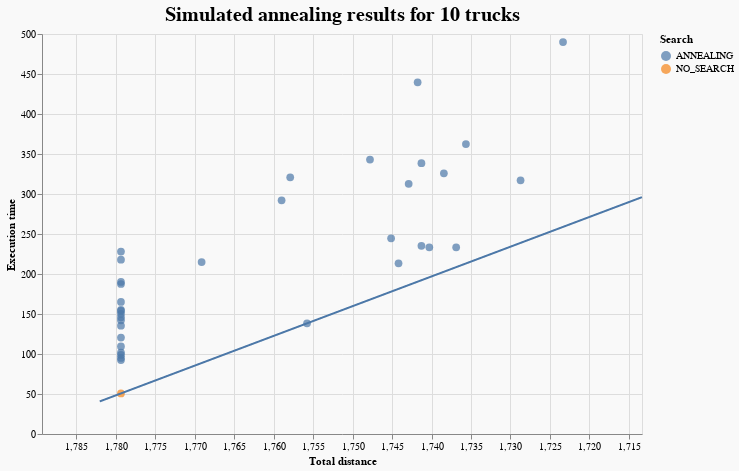

Write notebook code for a chart like this one.
### Code cell
plot_results(annealing_greedy_10, annealing_tooltips, "Simulated annealing results for 10 trucks").properties(
    width=600, height=400, background="#F9F9F9"
)

### Figure 1 — Vega-Lite specification as saved in the notebook (floating-point values rounded to 4 significant figures; data arrays with more than 128 entries replaced by an {"elided": "..."} marker saying what was removed)
{"config": {"view": {"continuousWidth": 400, "continuousHeight": 300}}, "layer": [{"data": {"name": "data-800f5e22f729728c0d7b63e52256cdc0"}, "mark": {"type": "circle", "size": 60}, "encoding": {"color": {"field": "search", "title": "Search", "type": "nominal"}, "tooltip": [{"field": "heuristic", "title": "Heuristic", "type": "nominal"}, {"field": "search", "title": "Search", "type": "nominal"}, {"field": "base_solution", "title": "Base solution", "type": "nominal"}, {"field": "iterations", "title": "Iterations", "type": "quantitative"}, {"field": "TotalDistance", "title": "Total distance", "type": "quantitative"}, {"field": "execution_time", "title": "Execution time", "type": "quantitative"}, {"field": "temp_coef", "title": "Temp coef", "type": "quantitative"}], "x": {"field": "TotalDistance", "scale": {"domain": [1789.0, 1713.0]}, "title": "Total distance", "type": "quantitative"}, "y": {"field": "execution_time", "scale": {"domain": [40.74, 499.9]}, "title": "Execution time", "type": "quantitative"}}, "title": {"text": "Simulated annealing results for 10 trucks", "anchor": "middle", "fontSize": 20}}, {"data": {"name": "data-69557a8f42ca738e7033e98c5b5f9d48"}, "mark": "line", "encoding": {"x": {"field": "x", "scale": {"domain": [1789.0, 1713.0]}, "type": "quantitative"}, "y": {"field": "y", "type": "quantitative"}}}], "background": "#F9F9F9", "height": 400, "width": 600, "$schema": "https://vega.github.io/schema/vega-lite/v4.17.0.json", "datasets": {"data-800f5e22f729728c0d7b63e52256cdc0": [{"Unnamed: 0": 1, "base_solution": "SIMPLE_GREEDY", "heuristic": "MOVE_IN_EXPORTATION", "search": "ANNEALING", "iterations": 5000.0, "temp_coef": 1e-05, "population_size": null, "mutation_probability": null, "tabu_queue_coef": null, "swap_any_to_generate": null, "TotalDistance": 1741.0, "TotalTime": 12.86, "UnusedTrucksCount": 0, "OrphansCount": 0, "execution_time": 338.5, "TotalFuel": 435.3, "TrucksCount": 10, "Relation": 0.1322}, {"Unnamed: 0": 8, "base_solution": "SIMPLE_GREEDY", "heuristic": "ANY_MOVE_EXPORTATION", "search": "ANNEALING", "iterations": 5000.0, "temp_coef": 0.0001, "population_size": null, "mutation_probability": null, "tabu_queue_coef": null, "swap_any_to_generate": null, "TotalDistance": 1742.0, "TotalTime": 12.73, "UnusedTrucksCount": 0, "OrphansCount": 0, "execution_time": 439.6, "TotalFuel": 435.4, "TrucksCount": 10, "Relation": 0.09662}, {"Unnamed: 0": 13, "base_solution": "SIMPLE_GREEDY", "heuristic": "ANY_EXPORTATION_TIME1", "search": "ANNEALING", "iterations": 3000.0, "temp_coef": 1e-05, "population_size": null, "mutation_probability": null, "tabu_queue_coef": null, "swap_any_to_generate": null, "TotalDistance": 1779.0, "TotalTime": 13.23, "UnusedTrucksCount": 0, "OrphansCount": 0, "execution_time": 98.84, "TotalFuel": 444.8, "TrucksCount": 10, "Relation": 0.0}, {"Unnamed: 0": 14, "base_solution": "SIMPLE_GREEDY", "heuristic": "ANY_EXPORTATION_TIME1", "search": "ANNEALING", "iterations": 5000.0, "temp_coef": 0.0001, "population_size": null, "mutation_probability": null, "tabu_queue_coef": null, "swap_any_to_generate": null, "TotalDistance": 1779.0, "TotalTime": 13.23, "UnusedTrucksCount": 0, "OrphansCount": 0, "execution_time": 190.1, "TotalFuel": 444.8, "TrucksCount": 10, "Relation": 0.0}, {"Unnamed: 0": 22, "base_solution": "SIMPLE_GREEDY", "heuristic": "ANY_MOVE_EXPORTATION_FIXED2", "search": "ANNEALING", "iterations": 3000.0, "temp_coef": 1e-05, "population_size": null, "mutation_probability": null, "tabu_queue_coef": null, "swap_any_to_generate": null, "TotalDistance": 1779.0, "TotalTime": 13.23, "UnusedTrucksCount": 0, "OrphansCount": 0, "execution_time": 120.6, "TotalFuel": 444.8, "TrucksCount": 10, "Relation": 0.0}, {"Unnamed: 0": 48, "base_solution": "SIMPLE_GREEDY", "heuristic": "MOVE_IN_EXPORTATION", "search": "ANNEALING", "iterations": 3000.0, "temp_coef": 0.0001, "population_size": null, "mutation_probability": null, "tabu_queue_coef": null, "swap_any_to_generate": null, "TotalDistance": 1744.0, "TotalTime": 12.88, "UnusedTrucksCount": 0, "OrphansCount": 0, "execution_time": 213.4, "TotalFuel": 436.0, "TrucksCount": 10, "Relation": 0.2161}, {"Unnamed: 0": 50, "base_solution": "SIMPLE_GREEDY", "heuristic": "ANY_EXPORTATION_PROB1", "search": "ANNEALING", "iterations": 3000.0, "temp_coef": 0.0001, "population_size": null, "mutation_probability": null, "tabu_queue_coef": null, "swap_any_to_generate": null, "TotalDistance": 1779.0, "TotalTime": 13.23, "UnusedTrucksCount": 0, "OrphansCount": 0, "execution_time": 145.9, "TotalFuel": 444.8, "TrucksCount": 10, "Relation": 0.0}, {"Unnamed: 0": 52, "base_solution": "SIMPLE_GREEDY", "heuristic": "ANY_EXPORTATION_TIME1", "search": "ANNEALING", "iterations": 5000.0, "temp_coef": 1e-05, "population_size": null, "mutation_probability": null, "tabu_queue_coef": null, "swap_any_to_generate": null, "TotalDistance": 1779.0, "TotalTime": 13.23, "UnusedTrucksCount": 0, "OrphansCount": 0, "execution_time": 95.03, "TotalFuel": 444.8, "TrucksCount": 10, "Relation": 0.0}, {"Unnamed: 0": 53, "base_solution": "SIMPLE_GREEDY", "heuristic": "ANY_MOVE_EXPORTATION", "search": "ANNEALING", "iterations": 3000.0, "temp_coef": 0.0001, "population_size": null, "mutation_probability": null, "tabu_queue_coef": null, "swap_any_to_generate": null, "TotalDistance": 1759.0, "TotalTime": 12.76, "UnusedTrucksCount": 0, "OrphansCount": 0, "execution_time": 292.1, "TotalFuel": 439.7, "TrucksCount": 10, "Relation": 0.08426}, {"Unnamed: 0": 64, "base_solution": "SIMPLE_GREEDY", "heuristic": "ANY_EXPORTATION", "search": "ANNEALING", "iterations": 3000.0, "temp_coef": 0.0001, "population_size": null, "mutation_probability": null, "tabu_queue_coef": null, "swap_any_to_generate": null, "TotalDistance": 1769.0, "TotalTime": 13.05, "UnusedTrucksCount": 0, "OrphansCount": 0, "execution_time": 214.9, "TotalFuel": 442.3, "TrucksCount": 10, "Relation": 0.06223}, {"Unnamed: 0": 77, "base_solution": "SIMPLE_GREEDY", "heuristic": "REMOVE_LOOPS_MOVE_EXPORTATION", "search": "ANNEALING", "iterations": 5000.0, "temp_coef": 1e-05, "population_size": null, "mutation_probability": null, "tabu_queue_coef": null, "swap_any_to_generate": null, "TotalDistance": 1736.0, "TotalTime": 12.84, "UnusedTrucksCount": 0, "OrphansCount": 0, "execution_time": 362.4, "TotalFuel": 433.9, "TrucksCount": 10, "Relation": 0.1402}, {"Unnamed: 0": 83, "base_solution": "SIMPLE_GREEDY", "heuristic": "ANY_MOVE_SWAP", "search": "ANNEALING", "iterations": 5000.0, "temp_coef": 1e-05, "population_size": null, "mutation_probability": null, "tabu_queue_coef": null, "swap_any_to_generate": null, "TotalDistance": 1779.0, "TotalTime": 13.23, "UnusedTrucksCount": 0, "OrphansCount": 0, "execution_time": 135.4, "TotalFuel": 444.8, "TrucksCount": 10, "Relation": 0.0}, {"Unnamed: 0": 89, "base_solution": "SIMPLE_GREEDY", "heuristic": "ANY_MOVE_EXPORTATION", "search": "ANNEALING", "iterations": 5000.0, "temp_coef": 1e-05, "population_size": null, "mutation_probability": null, "tabu_queue_coef": null, "swap_any_to_generate": null, "TotalDistance": 1723.0, "TotalTime": 12.72, "UnusedTrucksCount": 0, "OrphansCount": 0, "execution_time": 489.9, "TotalFuel": 430.8, "TrucksCount": 10, "Relation": 0.1275}, {"Unnamed: 0": 100, "base_solution": "SIMPLE_GREEDY", "heuristic": "ANY_MOVE_EXPORTATION_FIXED2", "search": "ANNEALING", "iterations": 3000.0, "temp_coef": 0.0001, "population_size": null, "mutation_probability": null, "tabu_queue_coef": null, "swap_any_to_generate": null, "TotalDistance": 1779.0, "TotalTime": 13.23, "UnusedTrucksCount": 0, "OrphansCount": 0, "execution_time": 165.1, "TotalFuel": 444.8, "TrucksCount": 10, "Relation": 0.0}, {"Unnamed: 0": 134, "base_solution": "SIMPLE_GREEDY", "heuristic": "ANY_MOVE_EXPORTATION_FIXED2", "search": "ANNEALING", "iterations": 5000.0, "temp_coef": 0.0001, "population_size": null, "mutation_probability": null, "tabu_queue_coef": null, "swap_any_to_generate": null, "TotalDistance": 1779.0, "TotalTime": 13.23, "UnusedTrucksCount": 0, "OrphansCount": 0, "execution_time": 228.1, "TotalFuel": 444.8, "TrucksCount": 10, "Relation": 0.0}, {"Unnamed: 0": 143, "base_solution": "SIMPLE_GREEDY", "heuristic": "REMOVE_LOOPS_MOVE_EXPORTATION", "search": "ANNEALING", "iterations": 5000.0, "temp_coef": 0.0001, "population_size": null, "mutation_probability": null, "tabu_queue_coef": null, "swap_any_to_generate": null, "TotalDistance": 1738.0, "TotalTime": 12.86, "UnusedTrucksCount": 0, "OrphansCount": 0, "execution_time": 325.9, "TotalFuel": 434.6, "TrucksCount": 10, "Relation": 0.1486}, {"Unnamed: 0": 152, "base_solution": "SIMPLE_GREEDY", "heuristic": "ANY_MOVE_EXPORTATION", "search": "ANNEALING", "iterations": 3000.0, "temp_coef": 1e-05, "population_size": null, "mutation_probability": null, "tabu_queue_coef": null, "swap_any_to_generate": null, "TotalDistance": 1729.0, "TotalTime": 12.75, "UnusedTrucksCount": 0, "OrphansCount": 0, "execution_time": 317.0, "TotalFuel": 432.2, "TrucksCount": 10, "Relation": 0.19}, {"Unnamed: 0": 155, "base_solution": "SIMPLE_GREEDY", "heuristic": "REMOVE_LOOPS_SWAP_ANY_EXPORTATION", "search": "ANNEALING", "iterations": 3000.0, "temp_coef": 1e-05, "population_size": null, "mutation_probability": null, "tabu_queue_coef": null, "swap_any_to_generate": null, "TotalDistance": 1779.0, "TotalTime": 13.23, "UnusedTrucksCount": 0, "OrphansCount": 0, "execution_time": 92.43, "TotalFuel": 444.8, "TrucksCount": 10, "Relation": 0.0}, {"Unnamed: 0": 158, "base_solution": "SIMPLE_GREEDY", "heuristic": "ANY_EXPORTATION_PROB1", "search": "ANNEALING", "iterations": 3000.0, "temp_coef": 1e-05, "population_size": null, "mutation_probability": null, "tabu_queue_coef": null, "swap_any_to_generate": null, "TotalDistance": 1779.0, "TotalTime": 13.23, "UnusedTrucksCount": 0, "OrphansCount": 0, "execution_time": 109.5, "TotalFuel": 444.8, "TrucksCount": 10, "Relation": 0.0}, {"Unnamed: 0": 194, "base_solution": "SIMPLE_GREEDY", "heuristic": "ANY_EXPORTATION", "search": "ANNEALING", "iterations": 5000.0, "temp_coef": 0.0001, "population_size": null, "mutation_probability": null, "tabu_queue_coef": null, "swap_any_to_generate": null, "TotalDistance": 1758.0, "TotalTime": 12.9, "UnusedTrucksCount": 0, "OrphansCount": 0, "execution_time": 320.9, "TotalFuel": 439.5, "TrucksCount": 10, "Relation": 0.07934}, {"Unnamed: 0": 195, "base_solution": "SIMPLE_GREEDY", "heuristic": "REMOVE_LOOPS_SWAP_ANY_EXPORTATION", "search": "ANNEALING", "iterations": 5000.0, "temp_coef": 1e-05, "population_size": null, "mutation_probability": null, "tabu_queue_coef": null, "swap_any_to_generate": null, "TotalDistance": 1756.0, "TotalTime": 13.01, "UnusedTrucksCount": 0, "OrphansCount": 0, "execution_time": 138.3, "TotalFuel": 438.9, "TrucksCount": 10, "Relation": 0.269}, {"Unnamed: 0": 206, "base_solution": "SIMPLE_GREEDY", "heuristic": "REMOVE_LOOPS_MOVE_EXPORTATION", "search": "ANNEALING", "iterations": 3000.0, "temp_coef": 0.0001, "population_size": null, "mutation_probability": null, "tabu_queue_coef": null, "swap_any_to_generate": null, "TotalDistance": 1740.0, "TotalTime": 12.91, "UnusedTrucksCount": 0, "OrphansCount": 0, "execution_time": 233.3, "TotalFuel": 435.1, "TrucksCount": 10, "Relation": 0.2139}, {"Unnamed: 0": 224, "base_solution": "SIMPLE_GREEDY", "heuristic": "ANY_EXPORTATION_TIME1", "search": "ANNEALING", "iterations": 3000.0, "temp_coef": 0.0001, "population_size": null, "mutation_probability": null, "tabu_queue_coef": null, "swap_any_to_generate": null, "TotalDistance": 1779.0, "TotalTime": 13.23, "UnusedTrucksCount": 0, "OrphansCount": 0, "execution_time": 142.1, "TotalFuel": 444.8, "TrucksCount": 10, "Relation": 0.0}, {"Unnamed: 0": 229, "base_solution": "SIMPLE_GREEDY", "heuristic": "ANY_MOVE_SWAP", "search": "ANNEALING", "iterations": 5000.0, "temp_coef": 0.0001, "population_size": null, "mutation_probability": null, "tabu_queue_coef": null, "swap_any_to_generate": null, "TotalDistance": 1779.0, "TotalTime": 13.23, "UnusedTrucksCount": 0, "OrphansCount": 0, "execution_time": 217.9, "TotalFuel": 444.8, "TrucksCount": 10, "Relation": 0.0}, {"Unnamed: 0": 234, "base_solution": "SIMPLE_GREEDY", "heuristic": "ANY_MOVE_SWAP", "search": "ANNEALING", "iterations": 3000.0, "temp_coef": 0.0001, "population_size": null, "mutation_probability": null, "tabu_queue_coef": null, "swap_any_to_generate": null, "TotalDistance": 1779.0, "TotalTime": 13.23, "UnusedTrucksCount": 0, "OrphansCount": 0, "execution_time": 150.3, "TotalFuel": 444.8, "TrucksCount": 10, "Relation": 0.0}, {"Unnamed: 0": 259, "base_solution": "SIMPLE_GREEDY", "heuristic": "ANY_EXPORTATION", "search": "ANNEALING", "iterations": 5000.0, "temp_coef": 1e-05, "population_size": null, "mutation_probability": null, "tabu_queue_coef": null, "swap_any_to_generate": null, "TotalDistance": 1748.0, "TotalTime": 12.84, "UnusedTrucksCount": 0, "OrphansCount": 0, "execution_time": 343.0, "TotalFuel": 436.9, "TrucksCount": 10, "Relation": 0.1079}, {"Unnamed: 0": 275, "base_solution": "SIMPLE_GREEDY", "heuristic": null, "search": "NO_SEARCH", "iterations": null, "temp_coef": null, "population_size": null, "mutation_probability": null, "tabu_queue_coef": null, "swap_any_to_generate": null, "TotalDistance": 1779.0, "TotalTime": 13.23, "UnusedTrucksCount": 0, "OrphansCount": 0, "execution_time": 50.74, "TotalFuel": 444.8, "TrucksCount": 10, "Relation": 0.0}, {"Unnamed: 0": 279, "base_solution": "SIMPLE_GREEDY", "heuristic": "REMOVE_LOOPS_SWAP_ANY_EXPORTATION", "search": "ANNEALING", "iterations": 5000.0, "temp_coef": 0.0001, "population_size": null, "mutation_probability": null, "tabu_queue_coef": null, "swap_any_to_generate": null, "TotalDistance": 1779.0, "TotalTime": 13.23, "UnusedTrucksCount": 0, "OrphansCount": 0, "execution_time": 155.0, "TotalFuel": 444.8, "TrucksCount": 10, "Relation": 0.0}, {"Unnamed: 0": 281, "base_solution": "SIMPLE_GREEDY", "heuristic": "MOVE_IN_EXPORTATION", "search": "ANNEALING", "iterations": 5000.0, "temp_coef": 0.0001, "population_size": null, "mutation_probability": null, "tabu_queue_coef": null, "swap_any_to_generate": null, "TotalDistance": 1743.0, "TotalTime": 12.88, "UnusedTrucksCount": 0, "OrphansCount": 0, "execution_time": 312.7, "TotalFuel": 435.7, "TrucksCount": 10, "Relation": 0.1391}, {"Unnamed: 0": 285, "base_solution": "SIMPLE_GREEDY", "heuristic": "ANY_EXPORTATION_PROB1", "search": "ANNEALING", "iterations": 5000.0, "temp_coef": 1e-05, "population_size": null, "mutation_probability": null, "tabu_queue_coef": null, "swap_any_to_generate": null, "TotalDistance": 1779.0, "TotalTime": 13.23, "UnusedTrucksCount": 0, "OrphansCount": 0, "execution_time": 101.8, "TotalFuel": 444.8, "TrucksCount": 10, "Relation": 0.0}, {"Unnamed: 0": 296, "base_solution": "SIMPLE_GREEDY", "heuristic": "ANY_MOVE_SWAP", "search": "ANNEALING", "iterations": 3000.0, "temp_coef": 1e-05, "population_size": null, "mutation_probability": null, "tabu_queue_coef": null, "swap_any_to_generate": null, "TotalDistance": 1779.0, "TotalTime": 13.23, "UnusedTrucksCount": 0, "OrphansCount": 0, "execution_time": 153.9, "TotalFuel": 444.8, "TrucksCount": 10, "Relation": 0.0}, {"Unnamed: 0": 315, "base_solution": "SIMPLE_GREEDY", "heuristic": "MOVE_IN_EXPORTATION", "search": "ANNEALING", "iterations": 3000.0, "temp_coef": 1e-05, "population_size": null, "mutation_probability": null, "tabu_queue_coef": null, "swap_any_to_generate": null, "TotalDistance": 1741.0, "TotalTime": 12.86, "UnusedTrucksCount": 0, "OrphansCount": 0, "execution_time": 235.3, "TotalFuel": 435.3, "TrucksCount": 10, "Relation": 0.2062}, {"Unnamed: 0": 328, "base_solution": "SIMPLE_GREEDY", "heuristic": "ANY_EXPORTATION", "search": "ANNEALING", "iterations": 3000.0, "temp_coef": 1e-05, "population_size": null, "mutation_probability": null, "tabu_queue_coef": null, "swap_any_to_generate": null, "TotalDistance": 1745.0, "TotalTime": 12.81, "UnusedTrucksCount": 0, "OrphansCount": 0, "execution_time": 244.7, "TotalFuel": 436.3, "TrucksCount": 10, "Relation": 0.1764}, {"Unnamed: 0": 331, "base_solution": "SIMPLE_GREEDY", "heuristic": "REMOVE_LOOPS_MOVE_EXPORTATION", "search": "ANNEALING", "iterations": 3000.0, "temp_coef": 1e-05, "population_size": null, "mutation_probability": null, "tabu_queue_coef": null, "swap_any_to_generate": null, "TotalDistance": 1737.0, "TotalTime": 12.84, "UnusedTrucksCount": 0, "OrphansCount": 0, "execution_time": 233.3, "TotalFuel": 434.2, "TrucksCount": 10, "Relation": 0.2325}, {"Unnamed: 0": 335, "base_solution": "SIMPLE_GREEDY", "heuristic": "ANY_EXPORTATION_PROB1", "search": "ANNEALING", "iterations": 5000.0, "temp_coef": 0.0001, "population_size": null, "mutation_probability": null, "tabu_queue_coef": null, "swap_any_to_generate": null, "TotalDistance": 1779.0, "TotalTime": 13.23, "UnusedTrucksCount": 0, "OrphansCount": 0, "execution_time": 187.5, "TotalFuel": 444.8, "TrucksCount": 10, "Relation": 0.0}], "data-69557a8f42ca738e7033e98c5b5f9d48": {"elided": "2554 records"}}}
